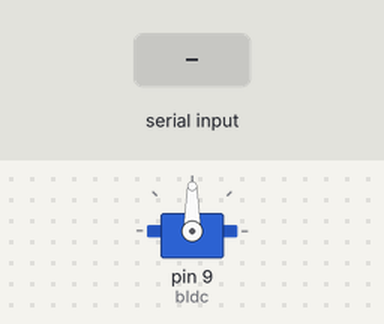
Simulated run of this sketch. Board: Arduino Uno, built with avr-gcc and run on an emulated ATmega328P. Shown: servo. The inputs (shaded band) are chosen by the test bench.

Above: at 1.2 s.
1.3 s: "90,45\n" received over Serial
At 2.6 s:
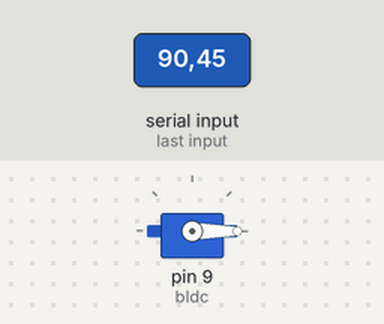
Timing chart, 0 to 4.3 s (numbered marks = the images above; inputs shaded):
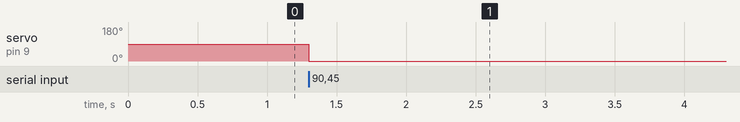

The sketch:

arduino_servo.ino
```cpp
#include <Servo.h>
Servo bldc;


void setup() {
  Serial.begin(115200);
  bldc.attach(9);
}
void loop() {
  if (Serial.available() > 0) {

    String data = Serial.readStringUntil('\n');
    int x = data.toInt();
    x = map(x, 975, 1990, 0, 180);
    bldc.write(x);
  }
}
```

Measured:
- after the input at 1.3 s, servo on pin 9 (bldc): 90° → 0° at once
